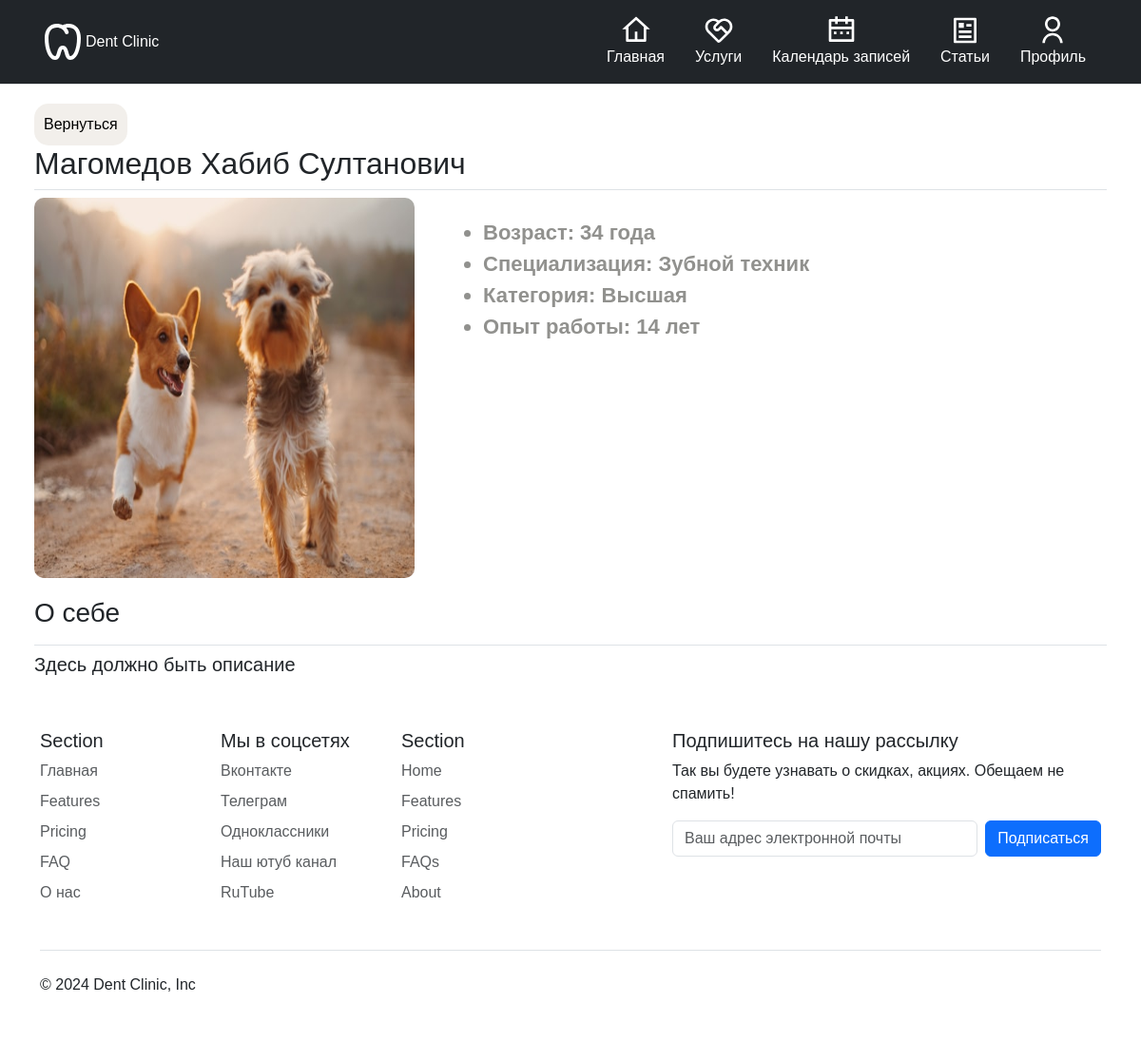
The page /clinic/doctors/1 on the database its author committed.
### clinic/models.py (models this page shows, shortened)
class Doctor(models.Model):
    class Meta:
        verbose_name = "Врач"
        verbose_name_plural = "Врачи"
    first_name = models.CharField(max_length=50)
    last_name = models.CharField(max_length=50)
    patronymic = models.CharField(max_length=50)
    date_of_birth = models.DateField()
    email = models.EmailField()
    phone = models.CharField(max_length=20)
    class Specialization(models.TextChoices):
        WITHOUT_SPEC = "WS", "Нет"
        FIRST_SPEC = "FS", "Первая"
        SECOND_SPEC = "SS", "Вторая"
        HIGHER_SPEC = "HS", "Высшая"
    specialization = models.CharField(max_length=100)
    category = models.CharField(max_length=2, choices=Specialization.choices,
                                default=Specialization.WITHOUT_SPEC)
    works_since = models.DateField(null=True)
    bio = models.TextField()
    @property
    def full_name(self):
        return f"{self.last_name} {self.first_name} {self.patronymic}"
    @property
    def experience_years(self):
        dif = (date.today() - self.works_since).days // 365
        if dif == 0:
            return "менее года"
        if str(dif)[-1] == 1:
            return f"{dif} год"
        return f'{dif} {"года" if "2" <= str(dif)[-1] <= "4" and dif != 14 else "лет"}'
    @property
    def get_years_old(self):
        dif = (date.today() - self.date_of_birth).days // 365
        if str(dif)[-1] == "1":
            return f"{dif} год"
        return f'{dif} {"года" if "2" <= str(dif)[-1] <= "4" else "лет"}'

class DoctorImages(models.Model):
    class Meta:
        verbose_name = "Фотография врача"
        verbose_name_plural = "Фотографии врачей"
    def image_path(self, filename):
        return f"clinic/static/DoctorsPhoto/{str(self.doctor.id)}/{filename}"
    doctor = models.ForeignKey(Doctor,
                               on_delete=models.CASCADE,
                               related_name="doctor_image")
    image = models.ImageField(upload_to=image_path)

### clinic/views.py (the view)
# urls.py: path("doctors/<int:doctor_id>", views.doctor_detail, name="doctor_detail"),
def doctor_detail(request, doctor_id):
    doctor = get_object_or_404(Doctor,
                               id=doctor_id)
    return render(request, "doctor_detail.html",
                  {"doctor": doctor})

### clinic/templates/doctor_detail.html (shortened to what this page needs)
{% extends "base.html" %}
{% load static %}
{% block styles %}
<link rel="stylesheet" href="{% static 'css/doctor_detail.css' %}">
{% endblock %}
{% block content %}
<div class="content">
    <div class="titile">
        <a href="{% url 'clinic:about' %}"><input class="return_btn" value="Вернуться" type="button"></a>
        <h2 class="pb-2 border-bottom">{{ doctor.full_name }}</h2>
    </div>
    <div class="top">
        <img src="{{ doctor.doctor_image.get.image.url }}" class="image">
        <div class="about">
            <ul>
                <li>Возраст: {{ doctor.get_years_old }}</li>
                <li>Специализация: {{ doctor.specialization }}</li>
                <li>Категория: {{ doctor.get_category_display }}</li>
                <li>Опыт работы: {{ doctor.experience_years }}</li>
            </ul>
        </div>
    </div>
    <h3 class="pb-3 border-bottom" style="margin-top: 20px;">О себе</h3>
    <h5>{{ doctor.bio }}</h5>
</div>
{% endblock %}

### clinic/static/css/doctor_detail.css (style rules this page uses)
.return_btn { background-color: #f2efeb; border-radius: 15px; border: none; padding: 10px; }
.content { margin: 0; padding: 0px; padding-left: 3%; padding-right: 3%; padding-top: 20px; }
.image { width: 400px; height: 400px; border-radius: 10px; background-position: center; margin-right: 40px; }
.top { display: flex; }
.about ul { color: #91918e; font-size: 22px; margin-top: 20px; font-weight: bold }

### rows shown on the page
Doctor: full_name "Магомедов Хабиб Султанович", doctor_image.get.image (picture), get_years_old "34 года", specialization "Зубной техник", category "Высшая", experience_years "14 лет", bio "Здесь должно быть описание"
